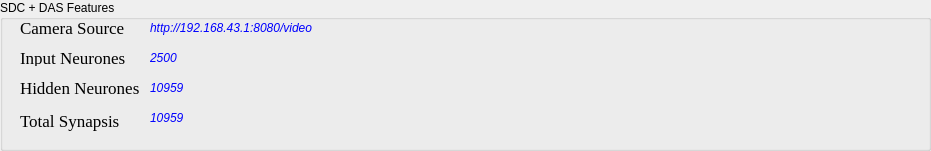
     <widget class="QGroupBox" name="groupBox_6">
      <property name="geometry">
       <rect>
        <x>20</x>
        <y>9</y>
        <width>931</width>
        <height>151</height>
       </rect>
      </property>
      <property name="title">
       <string>SDC + DAS Features</string>
      </property>
      <widget class="QLabel" name="label_12">
       <property name="geometry">
        <rect>
         <x>20</x>
         <y>20</y>
         <width>121</width>
         <height>16</height>
        </rect>
       </property>
       <property name="font">
        <font>
         <family>Times New Roman</family>
         <pointsize>13</pointsize>
        </font>
       </property>
       <property name="text">
        <string>Camera Source</string>
       </property>
      </widget>
      <widget class="QLabel" name="txt_camera_source">
       <property name="geometry">
        <rect>
         <x>150</x>
         <y>20</y>
         <width>401</width>
         <height>16</height>
        </rect>
       </property>
       <property name="palette">
        <palette>
         <active>
          <colorrole role="WindowText">
           <brush brushstyle="SolidPattern">
            <color alpha="255">
             <red>0</red>
             <green>0</green>
             <blue>255</blue>
            </color>
           </brush>
          </colorrole>
         </active>
         <inactive>
          <colorrole role="WindowText">
           <brush brushstyle="SolidPattern">
            <color alpha="255">
             <red>0</red>
             <green>0</green>
             <blue>255</blue>
            </color>
           </brush>
          </colorrole>
         </inactive>
         <disabled>
          <colorrole role="WindowText">
           <brush brushstyle="SolidPattern">
            <color alpha="255">
             <red>120</red>
             <green>120</green>
             <blue>120</blue>
            </color>
           </brush>
          </colorrole>
         </disabled>
        </palette>
       </property>
       <property name="font">
        <font>
         <pointsize>9</pointsize>
         <italic>true</italic>
        </font>
       </property>
       <property name="text">
        <string>http://192.168.43.1:8080/video</string>
       </property>
      </widget>
      <widget class="QLabel" name="label_14">
       <property name="geometry">
        <rect>
         <x>20</x>
         <y>50</y>
         <width>121</width>
         <height>16</height>
        </rect>
       </property>
       <property name="font">
        <font>
         <family>Times New Roman</family>
         <pointsize>13</pointsize>
        </font>
       </property>
       <property name="text">
        <string>Input Neurones</string>
       </property>
      </widget>
      <widget class="QLabel" name="label_16">
       <property name="geometry">
        <rect>
         <x>20</x>
         <y>80</y>
         <width>121</width>
         <height>16</height>
        </rect>
       </property>
       <property name="font">
        <font>
         <family>Times New Roman</family>
         <pointsize>13</pointsize>
        </font>
       </property>
       <property name="text">
        <string>Hidden Neurones</string>
       </property>
      </widget>
      <widget class="QLabel" name="txt_input_neuron">
       <property name="geometry">
        <rect>
         <x>150</x>
         <y>50</y>
         <width>161</width>
         <height>16</height>
        </rect>
       </property>
       <property name="palette">
        <palette>
         <active>
          <colorrole role="WindowText">
           <brush brushstyle="SolidPattern">
            <color alpha="255">
             <red>0</red>
             <green>0</green>
             <blue>255</blue>
            </color>
           </brush>
          </colorrole>
         </active>
         <inactive>
          <colorrole role="WindowText">
           <brush brushstyle="SolidPattern">
            <color alpha="255">
             <red>0</red>
             <green>0</green>
             <blue>255</blue>
            </color>
           </brush>
          </colorrole>
         </inactive>
         <disabled>
          <colorrole role="WindowText">
           <brush brushstyle="SolidPattern">
            <color alpha="255">
             <red>120</red>
             <green>120</green>
             <blue>120</blue>
            </color>
           </brush>
          </colorrole>
         </disabled>
        </palette>
       </property>
       <property name="font">
        <font>
         <pointsize>9</pointsize>
         <italic>true</italic>
        </font>
       </property>
       <property name="text">
        <string>2500</string>
       </property>
      </widget>
      <widget class="QLabel" name="txt_hidden_neuron">
       <property name="geometry">
        <rect>
         <x>150</x>
         <y>80</y>
         <width>171</width>
         <height>16</height>
        </rect>
       </property>
       <property name="palette">
        <palette>
         <active>
          <colorrole role="WindowText">
           <brush brushstyle="SolidPattern">
            <color alpha="255">
             <red>0</red>
             <green>0</green>
             <blue>255</blue>
            </color>
           </brush>
          </colorrole>
         </active>
         <inactive>
          <colorrole role="WindowText">
           <brush brushstyle="SolidPattern">
            <color alpha="255">
             <red>0</red>
             <green>0</green>
             <blue>255</blue>
            </color>
           </brush>
          </colorrole>
         </inactive>
         <disabled>
          <colorrole role="WindowText">
           <brush brushstyle="SolidPattern">
            <color alpha="255">
             <red>120</red>
             <green>120</green>
             <blue>120</blue>
            </color>
           </brush>
          </colorrole>
         </disabled>
        </palette>
       </property>
       <property name="font">
        <font>
         <pointsize>9</pointsize>
         <italic>true</italic>
        </font>
       </property>
       <property name="text">
        <string>10959</string>
       </property>
      </widget>
      <widget class="QLabel" name="label_22">
       <property name="geometry">
        <rect>
         <x>20</x>
         <y>110</y>
         <width>121</width>
         <height>21</height>
        </rect>
       </property>
       <property name="font">
        <font>
         <family>Times New Roman</family>
         <pointsize>13</pointsize>
        </font>
       </property>
       <property name="text">
        <string>Total Synapsis</string>
       </property>
      </widget>
      <widget class="QLabel" name="txt_total_synapsis">
       <property name="geometry">
        <rect>
         <x>150</x>
         <y>110</y>
         <width>151</width>
         <height>16</height>
        </rect>
       </property>
       <property name="palette">
        <palette>
         <active>
          <colorrole role="WindowText">
           <brush brushstyle="SolidPattern">
            <color alpha="255">
             <red>0</red>
             <green>0</green>
             <blue>255</blue>
            </color>
           </brush>
          </colorrole>
         </active>
         <inactive>
          <colorrole role="WindowText">
           <brush brushstyle="SolidPattern">
            <color alpha="255">
             <red>0</red>
             <green>0</green>
             <blue>255</blue>
            </color>
           </brush>
          </colorrole>
         </inactive>
         <disabled>
          <colorrole role="WindowText">
           <brush brushstyle="SolidPattern">
            <color alpha="255">
             <red>120</red>
             <green>120</green>
             <blue>120</blue>
            </color>
           </brush>
          </colorrole>
         </disabled>
        </palette>
       </property>
       <property name="font">
        <font>
         <pointsize>9</pointsize>
         <italic>true</italic>
        </font>
       </property>
       <property name="text">
        <string>10959</string>
       </property>
      </widget>
     </widget>
